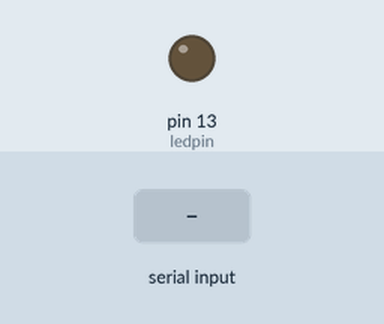
Recording of a sketch running on a simulated Arduino Uno, built with avr-gcc and run on an emulated ATmega328P. Shown: output pins drawn as LEDs (lit = HIGH). Inputs (shaded band) come from the test bench. What the sketch prints to the serial monitor is not drawn.

Above: at 1.2 s.
1.3 s: "a" received over Serial
At 2.1 s:
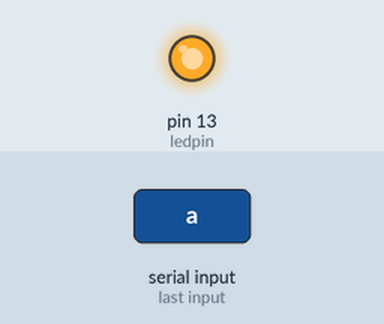
Timing chart, 0 to 4.3 s (numbered marks = the images above; inputs shaded):
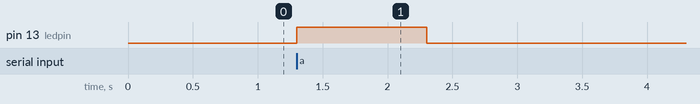

The sketch:

MOD-0015-Bluetooth.ino
```cpp
// Tinker Pi Bluetooth - MOD-0015

int val;
int ledpin=13;      // Pin #13 is the onboard LED, if you don't plug an LED into pin #13

void setup()
{
  Serial.begin(9600);       // Set up serial for the terminal
  pinMode(ledpin,OUTPUT);   // Set the LED pin to OUTPUT
}

void loop()
{
  val=Serial.read();        // Read the Serial port
  if(val=='a')              // If the letter 'a' was received...
  {
    digitalWrite(ledpin,HIGH);  // Turn the LED on
    delay(1000);
    digitalWrite(ledpin,LOW);   // Turn the LED off
    delay(1000);
    Serial.println("tinkerpi"); // Send 'tinkerpi' through the serial port
  }
}
```

Measured:
- after the input at 1.3 s, pin 13 (ledpin): LOW → HIGH at once, → LOW 1.0 s later
